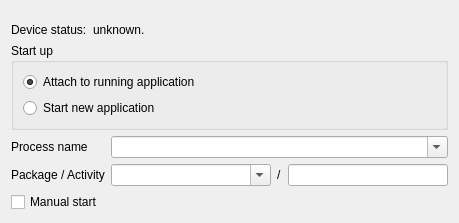
<?xml version="1.0" encoding="UTF-8"?>
<ui version="4.0">
 <class>DGLProjPropertiesAndroidClass</class>
 <widget class="QWidget" name="DGLProjPropertiesAndroidClass">
  <property name="windowModality">
   <enum>Qt::ApplicationModal</enum>
  </property>
  <property name="geometry">
   <rect>
    <x>0</x>
    <y>0</y>
    <width>459</width>
    <height>223</height>
   </rect>
  </property>
  <property name="windowTitle">
   <string>Attach to Android App</string>
  </property>
  <layout class="QVBoxLayout" name="verticalLayout_2">
   <item>
    <widget class="DGLAndroidSelectDevWidget" name="selectDevWidget" native="true"/>
   </item>
   <item>
    <layout class="QFormLayout" name="formLayout">
     <property name="fieldGrowthPolicy">
      <enum>QFormLayout::AllNonFixedFieldsGrow</enum>
     </property>
     <item row="2" column="0">
      <widget class="QLabel" name="label_4">
       <property name="text">
        <string>Device status:</string>
       </property>
      </widget>
     </item>
     <item row="2" column="1">
      <widget class="QLabel" name="label_deviceStatus">
       <property name="text">
        <string>unknown.</string>
       </property>
      </widget>
     </item>
    </layout>
   </item>
   <item>
    <widget class="QGroupBox" name="groupBoxStartup">
     <property name="title">
      <string>Start up</string>
     </property>
     <layout class="QVBoxLayout" name="verticalLayout">
      <item>
       <widget class="QRadioButton" name="radioButtonAttach">
        <property name="text">
         <string>Attach to running application</string>
        </property>
        <property name="checked">
         <bool>true</bool>
        </property>
       </widget>
      </item>
      <item>
       <widget class="QRadioButton" name="radioButtonNew">
        <property name="text">
         <string>Start new application</string>
        </property>
       </widget>
      </item>
     </layout>
    </widget>
   </item>
   <item>
    <layout class="QGridLayout" name="gridLayout">
     <item row="0" column="0">
      <widget class="QLabel" name="label_2">
       <property name="text">
        <string>Process name</string>
       </property>
      </widget>
     </item>
     <item row="2" column="0">
      <widget class="QLabel" name="label">
       <property name="text">
        <string>Package / Activity</string>
       </property>
      </widget>
     </item>
     <item row="2" column="1">
      <widget class="QComboBox" name="comboBoxPackage">
       <property name="sizePolicy">
        <sizepolicy hsizetype="Expanding" vsizetype="Fixed">
         <horstretch>0</horstretch>
         <verstretch>0</verstretch>
        </sizepolicy>
       </property>
       <property name="editable">
        <bool>true</bool>
       </property>
      </widget>
     </item>
     <item row="3" column="0">
      <widget class="QCheckBox" name="checkBoxManualStart">
       <property name="enabled">
        <bool>true</bool>
       </property>
       <property name="text">
        <string>Manual start</string>
       </property>
      </widget>
     </item>
     <item row="2" column="2">
      <widget class="QLabel" name="label_3">
       <property name="text">
        <string>/</string>
       </property>
      </widget>
     </item>
     <item row="2" column="3">
      <widget class="QLineEdit" name="lineEditActivity"/>
     </item>
     <item row="0" column="1" colspan="3">
      <widget class="QComboBox" name="comboBoxProcess">
       <property name="editable">
        <bool>true</bool>
       </property>
      </widget>
     </item>
    </layout>
   </item>
  </layout>
 </widget>
 <customwidgets>
  <customwidget>
   <class>DGLAndroidSelectDevWidget</class>
   <extends>QWidget</extends>
   <header>dglandroidselectdev.h</header>
   <container>1</container>
  </customwidget>
 </customwidgets>
 <resources/>
 <connections/>
 <slots>
  <slot>adbKillServer()</slot>
  <slot>adbConnect()</slot>
  <slot>selectDevice(QString)</slot>
  <slot>radioStartupChanged(bool)</slot>
 </slots>
</ui>
